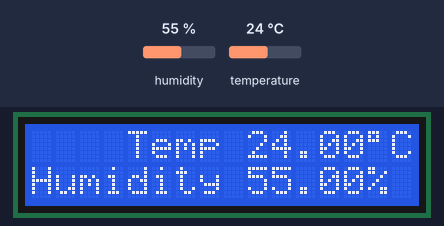
The sketch below on a simulated Arduino Uno, built with avr-gcc and run on an emulated ATmega328P. Parts: 16×2 character LCD. The test bench sets the inputs (shaded band); at power-on: humidity 55 %, temperature 24 °C. What the sketch prints to the serial monitor is not drawn.

Above: at 1.2 s.
1.3 s: humidity set to 22 %
At 2.7 s:
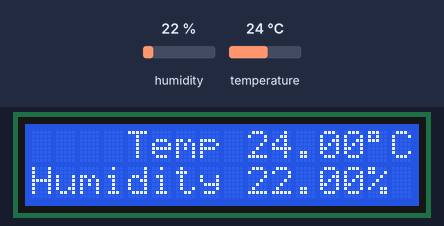
4.0 s: temperature set to 12 °C
At 4.5 s:
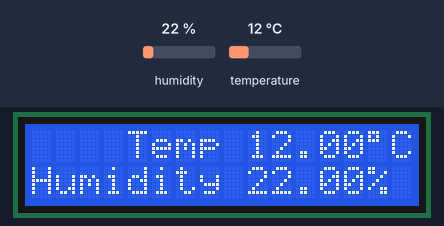
6.7 s: humidity set to 40 %
At 9.2 s:
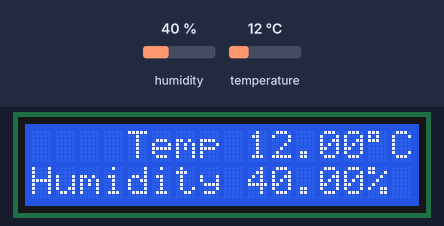
9.7 s: temperature set to 19 °C
At 10.9 s:
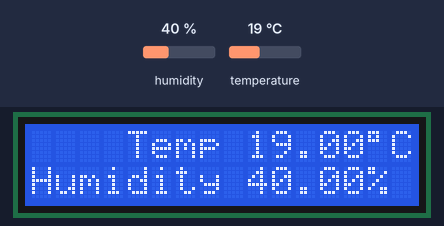
Timing chart, 0 to 12.7 s (numbered marks = the images above; inputs shaded):
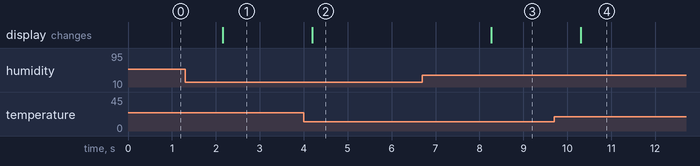

The sketch:

s1410832041_HW4.ino
```cpp
#include <Wire.h>
#include <LiquidCrystal_I2C.h>
#include <DHT.h>

DHT dht(2, DHT11);
LiquidCrystal_I2C lcd(0x27, 16, 2);

void setup() {
  dht.begin();
  lcd.init();
  lcd.backlight();
  lcd.setCursor(4, 0);
  lcd.print("Temp");
  lcd.setCursor(0, 1);
  lcd.print("Humidity");
  Serial.begin(9600);
  Serial.println("Start");
}

void loop() {
  float humidity = dht.readHumidity();
  float temp = dht.readTemperature();
  if (isnan(humidity) || isnan(temp)) {
    lcd.setCursor(0, 0);
    lcd.print("Failed to read");
    lcd.setCursor(0, 1);
    lcd.print("from DHT sensor!");
    Serial.println("Failed to read");
    Serial.println("from DHT sensor!");
    return;
  }
  lcd.setCursor(9, 0);
  lcd.print(temp, 2);
  lcd.print((char) 0xDF);
  lcd.print("C");
  Serial.print("目前溫度：");
  Serial.print(temp,2);
  Serial.print((char) 0xDF);
  Serial.println("C");

  lcd.setCursor(9, 1);
  lcd.print(humidity, 2);
  lcd.print("%");
  Serial.print("目前濕度：");
  Serial.print(humidity,2);
  Serial.println("%");

  delay(2000);
}
```

Measured:
- after the input at 1.3 s, the display: changes after 0.85 s (image 1)
- after the input at 4.0 s, the display: changes after 0.19 s (image 2)
- after the input at 6.7 s, the display: changes after 1.6 s (image 3)
- after the input at 9.7 s, the display: changes after 0.61 s (image 4)
